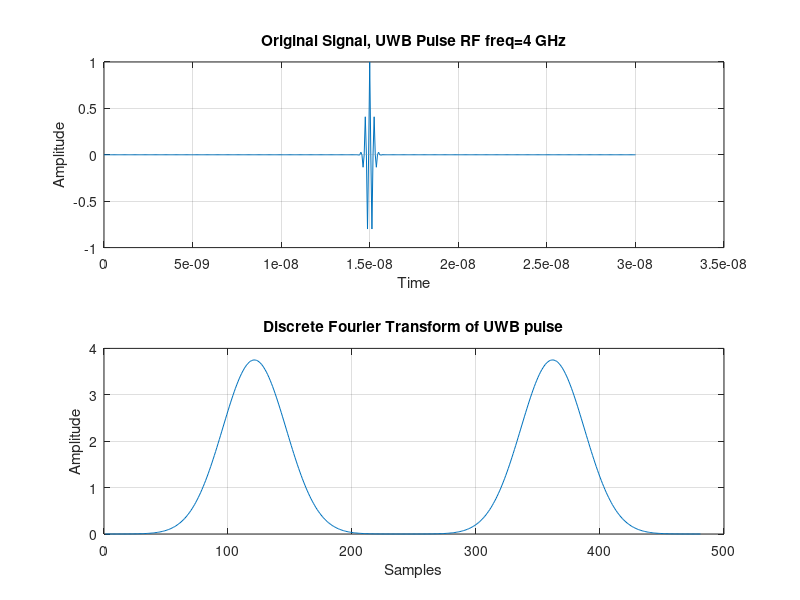

The MATLAB source for this figure: (Note: this script raises an error after producing the figure.)
%Author: Osama Ullah Khan,
%        Phd Student, University of Michigan-Ann Arbor.
%        Email: oukhan@umich.edu
%        Version: 1.0
%
%This code demonstrate compressive sensing example. In this
%example the signal is sparse in time domain and random samples
%are taken in frequency domain.

close all;
clear all;

%setup path for the subdirectories of l1magic
path(path, './Optimization');
path(path, './Data');

%number of samples per period
s=4;

%RF frequency
f=4e9;

%pulse repetition frequency
prf=1/30e-9;

%sampling frequency
fs=s*f;

%Total Simulation time
T=30e-9;

t=0:1/fs:T;

%generating pulse train
x=pulstran(t,15e-9,'gauspuls',f,0.5);

%length of the signal
N=length(x);

%Number of random observations to take
K=90;

figure;
subplot(2,1,1);
plot(t,x)
grid on;
xlabel('Time');
ylabel('Amplitude');
title(sprintf('Original Signal, UWB Pulse RF freq=%g GHz',f/1e9));

%taking Discrete time Fourier Transform of the signal
xf=fft(x);

xfmag=10*log10(abs(xf));

subplot(2,1,2);
plot(abs(xf))
grid on;
xlabel('Samples');
ylabel('Amplitude');
title('Discrete Fourier Transform of UWB pulse');


%creating dft matrix
B=dftmtx(N);
Binv=inv(B);

%Selecting random rows of the DFT matrix
q=randperm(N);

%creating measurement matrix
A=B(q(1:K),:);

%taking random frequency measurements
y=(A*x');

% Calculating Initial guess
x0=A'*y;

%Running the recovery Algorithm
tic
xp=l1eq_pd(x0,A,[],y,1e-5);
toc

figure;
subplot(2,1,1)
plot(t,x)
grid on;
xlabel('Time');
ylabel('Amplitude');
title(sprintf('Original Signal, UWB Pulse RF freq=%g GHz',f/1e9));


subplot(2,1,2)
plot(t,real(xp),'r')
grid on;
xlabel('Time');
ylabel('Amplitude');
title(sprintf('Recovered UWB Pulse Signal with %d random samples',K));


